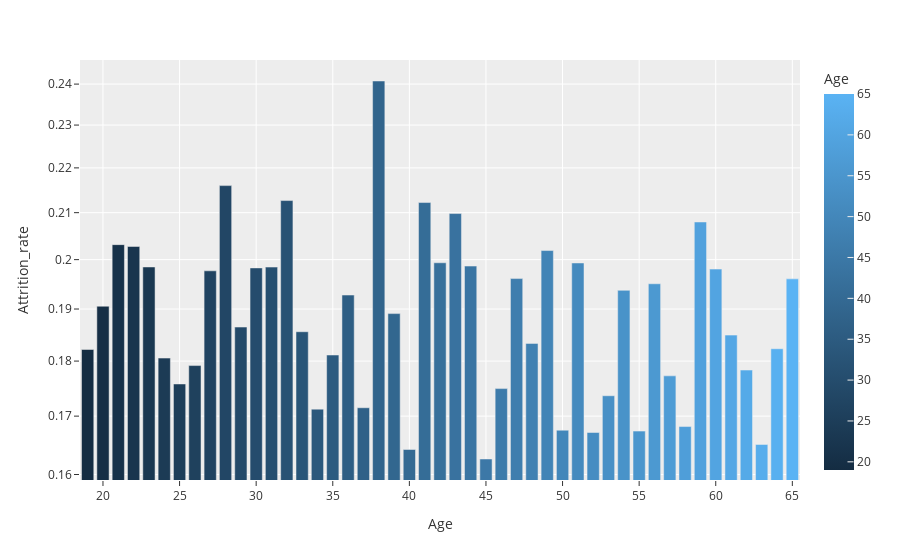

Write notebook code for a chart like this one.
### Code cell
import plotly.express as px
grs = train_data.groupby(["Age"])[["Attrition_rate"]].mean().reset_index()
fig = px.bar(grs[['Age', 'Attrition_rate']].sort_values('Age', ascending=False), 
             y="Attrition_rate", x="Age", color='Age', 
             log_y=True, template='ggplot2')
fig.show()

### Figure 1 — Plotly figure (JSON) as saved in the notebook; plotly's stock layout.template omitted (floating-point values rounded to 4 significant figures)
{"data": [{"alignmentgroup": "True", "hovertemplate": "Age=%{marker.color}<br>Attrition_rate=%{y}<extra></extra>", "legendgroup": "", "marker": {"color": [65, 64, 63, 62, 61, 60, 59, 58, 57, 56, 55, 54, 53, 52, 51, 50, 49, 48, 47, 46, 45, 44, 43, 42, 41, 40, 39, 38, 37, 36, 35, 34, 33, 32, 31, 30, 29, 28, 27, 26, 25, 24, 23, 22, 21, 20, 19], "coloraxis": "coloraxis"}, "name": "", "offsetgroup": "", "orientation": "v", "showlegend": false, "textposition": "auto", "type": "bar", "x": [65, 64, 63, 62, 61, 60, 59, 58, 57, 56, 55, 54, 53, 52, 51, 50, 49, 48, 47, 46, 45, 44, 43, 42, 41, 40, 39, 38, 37, 36, 35, 34, 33, 32, 31, 30, 29, 28, 27, 26, 25, 24, 23, 22, 21, 20, 19], "xaxis": "x", "y": [0.196, 0.1823, 0.1651, 0.1783, 0.1849, 0.198, 0.208, 0.1682, 0.1773, 0.1951, 0.1674, 0.1937, 0.1736, 0.1671, 0.1993, 0.1675, 0.2019, 0.1833, 0.1961, 0.1749, 0.1626, 0.1987, 0.2098, 0.1994, 0.2122, 0.1642, 0.1891, 0.2408, 0.1715, 0.1928, 0.1811, 0.1712, 0.1856, 0.2127, 0.1985, 0.1983, 0.1865, 0.216, 0.1977, 0.1792, 0.1758, 0.1806, 0.1985, 0.2028, 0.2031, 0.1906, 0.1822], "yaxis": "y"}], "layout": {"barmode": "relative", "coloraxis": {"colorbar": {"title": {"text": "Age"}}, "colorscale": [[0, "rgb(20,44,66)"], [1, "rgb(90,179,244)"]]}, "legend": {"tracegroupgap": 0}, "margin": {"t": 60}, "xaxis": {"anchor": "y", "domain": [0, 1], "title": {"text": "Age"}}, "yaxis": {"anchor": "x", "domain": [0, 1], "title": {"text": "Attrition_rate"}, "type": "log"}}}
